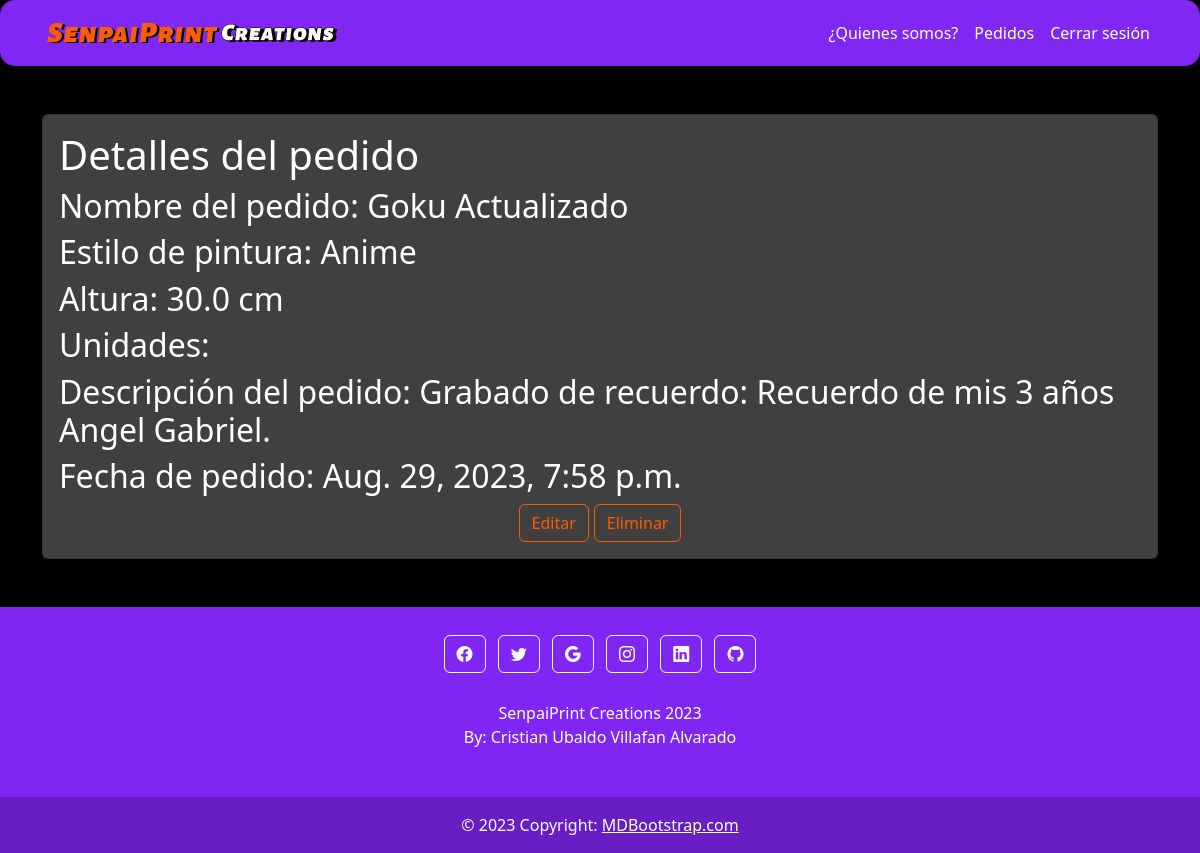
Screenshot of /orders/1/ (signed in) with the database file from the repository.
### myapp/models.py (models this page shows, shortened)
class Orders(models.Model):
    name=models.CharField(max_length=100)
    skinstyle=models.CharField(max_length=50 ,null=False, blank=False, choices=skin_style, default='Original')
    size=models.FloatField(blank=True, null=True, help_text='cm', default=0)
    units=models.IntegerField(null=True, blank=True, default=1, help_text='Cantidad de unidades')
    description=models.TextField(blank=True, help_text='Especifica detalles o modificaciones especiales no especificados anteriormente')
    status=models.CharField(max_length=100, default='En espera...', blank=True)
    price=models.IntegerField(null=True, default=None)
    create=models.DateTimeField(auto_now=True)
    datecomplete=models.DateTimeField(null=True, blank=True)
    urgency=models.BooleanField(default=False)
    user=models.ForeignKey(User, on_delete=models.CASCADE)

### myapp/views.py (the view)
# urls.py: path('orders/<int:id>/', views.order_detail, name='order_detail'),
@login_required
def order_detail(request, id):
    order = get_object_or_404(Orders, pk=id, user=request.user)
    return render(request, 'order_detail.html',{
        'order': order,
    })

### myapp/templates/order_detail.html (shortened to what this page needs)
{% extends 'layouts/base.html' %}
{% block content %}
<main class="container py-5">
    <section class="card card-body section">
        <h1>Detalles del pedido</h1>
        <h2>Nombre del pedido: {{order.name}}</h2>
        <h2>Estilo de pintura: {{order.skinstyle}}</h2>
        <h2>Altura: {{order.size}} cm</h2>
        <h2>Unidades: {{order.amount}}</h2>
        <h2>Descripción del pedido: {{order.description}}</h2>
        <h2>Fecha de pedido: {{order.create}} </h2>
        <div style="display: flex; justify-content: center;">
            <a style="margin-right: 5px;" href="{% url 'order_edit' order.id %}">
                <button class="btn btn-outline-primary button_primary">Editar</button>
            </a>
            <form action="{% url 'order_delete' order.id %}" method="POST">
                <button class="btn btn-outline-primary button_primary">Eliminar</button>
            </form>
        </div>
    </section>
</main>
{% endblock %}

### myapp/static/styles/teme.css (style rules this page uses)
.body { background-color: black; }
.section { background: #404040 !important; color: white !important; }
.button_primary { border-color: rgb(251, 91, 1) !important; color:rgb(251, 91, 1) !important; }

### rows the page displays
Orders: name "Goku Actualizado", skinstyle "Anime", size "30.0", description "Grabado de recuerdo: Recuerdo de mis 3 años Angel Gabriel.", create "Aug. 29, 2023, 7:58 p.m."
